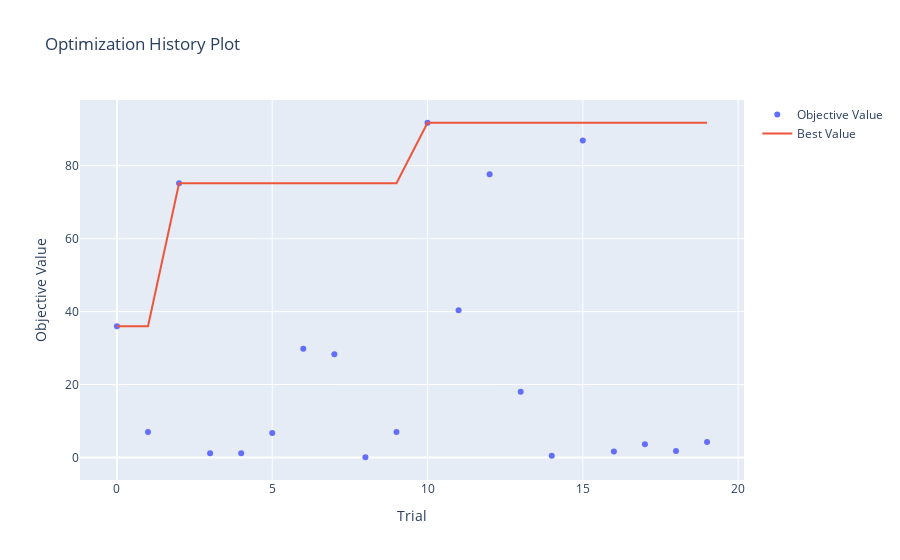

Notebook code for this chart:
### Code cell
optuna.visualization.plot_optimization_history(study)

### Figure 1 — Plotly figure (JSON) as saved in the notebook; plotly's stock layout.template omitted (floating-point values rounded to 4 significant figures)
{"data": [{"mode": "markers", "name": "Objective Value", "type": "scatter", "x": [0, 1, 2, 3, 4, 5, 6, 7, 8, 9, 10, 11, 12, 13, 14, 15, 16, 17, 18, 19], "y": [36.01, 6.961, 75.19, 1.148, 1.16, 6.727, 29.84, 28.27, 0.06006, 6.967, 91.78, 40.4, 77.68, 18.03, 0.4736, 86.94, 1.615, 3.631, 1.741, 4.233]}, {"name": "Best Value", "type": "scatter", "x": [0, 1, 2, 3, 4, 5, 6, 7, 8, 9, 10, 11, 12, 13, 14, 15, 16, 17, 18, 19], "y": [36.01, 36.01, 75.19, 75.19, 75.19, 75.19, 75.19, 75.19, 75.19, 75.19, 91.78, 91.78, 91.78, 91.78, 91.78, 91.78, 91.78, 91.78, 91.78, 91.78]}], "layout": {"title": {"text": "Optimization History Plot"}, "xaxis": {"title": {"text": "Trial"}}, "yaxis": {"title": {"text": "Objective Value"}}}}
